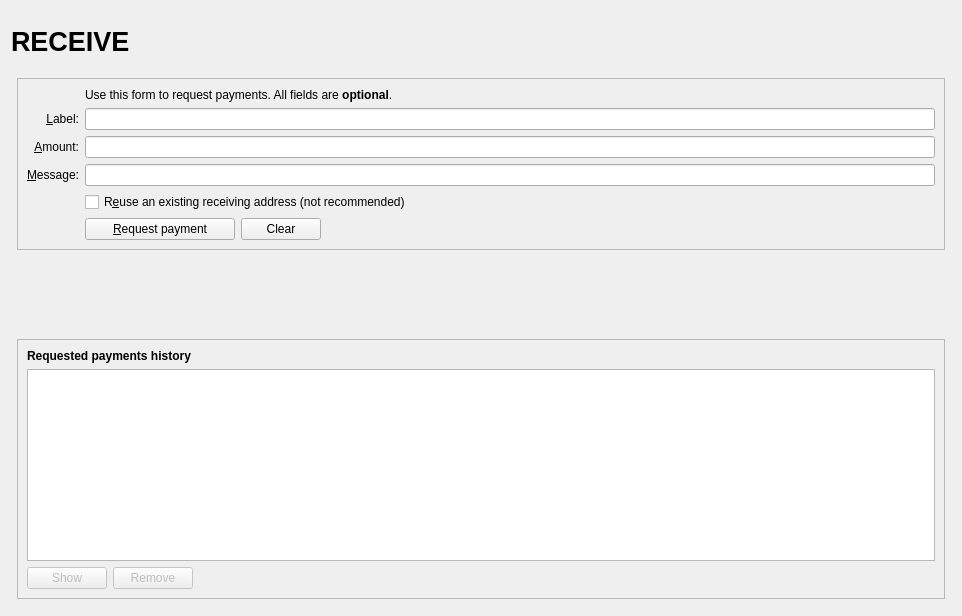
<?xml version="1.0" encoding="UTF-8"?>
<ui version="4.0">
 <class>ReceiveCoinsDialog</class>
  <widget class="QWidget" name="ReceiveCoinsDialog">
    <property name="geometry">
      <rect>
        <x>0</x>
        <y>0</y>
        <width>962</width>
        <height>616</height>
      </rect>
    </property>
    <layout class="QVBoxLayout" name="verticalLayout" stretch="0">
      <item>
        <layout class="QVBoxLayout" name="verticalLayout_Master" stretch="0,1">
          <property name="spacing">
            <number>0</number>
          </property>
          <item>
            <widget class="QFrame" name="frame_Header">
              <layout class="QVBoxLayout" name="verticalLayout_8">
                <property name="leftMargin">
                  <number>0</number>
                </property>
                <property name="topMargin">
                  <number>0</number>
                </property>
                <property name="rightMargin">
                  <number>0</number>
                </property>
                <property name="bottomMargin">
                  <number>0</number>
                </property>
                <item>
                  <layout class="QHBoxLayout" name="horizontalLayout_Header" stretch="1,0,1">
                    <item>
                      <widget class="QLabel" name="labelOverviewHeaderLeft">
                        <property name="minimumSize">
                          <size>
                            <width>464</width>
                            <height>60</height>
                          </size>
                        </property>
                        <property name="maximumSize">
                          <size>
                            <width>16777215</width>
                            <height>60</height>
                          </size>
                        </property>
                        <property name="font">
                          <font>
                            <pointsize>20</pointsize>
                            <weight>75</weight>
                            <bold>true</bold>
                          </font>
                        </property>
                        <property name="text">
                          <string>RECEIVE</string>
                        </property>
                      </widget>
                    </item>
                    <item>
                      <spacer name="horizontalSpacer_3">
                        <property name="orientation">
                          <enum>Qt::Horizontal</enum>
                        </property>
                        <property name="sizeHint" stdset="0">
                          <size>
                            <width>40</width>
                            <height>20</height>
                          </size>
                        </property>
                      </spacer>
                    </item>
                    <item>
                      <widget class="QLabel" name="labelOverviewHeaderRight">
                        <property name="minimumSize">
                          <size>
                            <width>464</width>
                            <height>61</height>
                          </size>
                        </property>
                        <property name="maximumSize">
                          <size>
                            <width>16777215</width>
                            <height>61</height>
                          </size>
                        </property>
                        <property name="font">
                          <font>
                            <pointsize>14</pointsize>
                          </font>
                        </property>
                        <property name="text">
                          <string/>
                        </property>
                        <property name="alignment">
                          <set>Qt::AlignRight|Qt::AlignTrailing|Qt::AlignVCenter</set>
                        </property>
                      </widget>
                    </item>
                  </layout>
                </item>
              </layout>
            </widget>
          </item>
          <item>
            <widget class="QFrame" name="frame_BG">
              <layout class="QVBoxLayout" name="verticalLayout_5">
                <property name="leftMargin">
                  <number>6</number>
                </property>
                <property name="topMargin">
                  <number>6</number>
                </property>
                <property name="rightMargin">
                  <number>6</number>
                </property>
                <property name="bottomMargin">
                  <number>6</number>
                </property>
                <item>
                  <widget class="QFrame" name="frame2">
                    <property name="sizePolicy">
                      <sizepolicy hsizetype="Preferred" vsizetype="Expanding">
                        <horstretch>0</horstretch>
                        <verstretch>0</verstretch>
                      </sizepolicy>
                    </property>
                    <property name="frameShape">
                      <enum>QFrame::StyledPanel</enum>
                    </property>
                    <property name="frameShadow">
                      <enum>QFrame::Sunken</enum>
                    </property>
                    <layout class="QVBoxLayout" name="verticalLayout_3">
                      <item>
                        <layout class="QGridLayout" name="gridLayout">
                          <item row="7" column="2">
                            <widget class="QCheckBox" name="reuseAddress">
                              <property name="toolTip">
                                <string>Reuse one of the previously used receiving addresses.&lt;br&gt;Reusing addresses has security and privacy issues.&lt;br&gt;Do not use this unless re-generating a payment request made before.</string>
                              </property>
                              <property name="text">
                                <string>R&amp;euse an existing receiving address (not recommended)</string>
                              </property>
                            </widget>
                          </item>
                          <item row="7" column="0">
                            <widget class="QLabel" name="label_4">
                              <property name="text">
                                <string/>
                              </property>
                            </widget>
                          </item>
                          <item row="6" column="0">
                            <widget class="QLabel" name="label_3">
                              <property name="toolTip">
                                <string>An optional message to attach to the payment request, which will be displayed when the request is opened. Note: The message will not be sent with the payment over the CORONAatHOME network.</string>
                              </property>
                              <property name="text">
                                <string>&amp;Message:</string>
                              </property>
                              <property name="alignment">
                                <set>Qt::AlignRight|Qt::AlignTrailing|Qt::AlignVCenter</set>
                              </property>
                              <property name="buddy">
                                <cstring>reqMessage</cstring>
                              </property>
                            </widget>
                          </item>
                          <item row="4" column="2">
                            <widget class="QLineEdit" name="reqLabel">
                              <property name="toolTip">
                                <string>An optional label to associate with the new receiving address.</string>
                              </property>
                            </widget>
                          </item>
                          <item row="6" column="2">
                            <widget class="QLineEdit" name="reqMessage">
                              <property name="toolTip">
                                <string>An optional message to attach to the payment request, which will be displayed when the request is opened.&lt;br&gt;Note: The message will not be sent with the payment over the CORONAatHOME network.</string>
                              </property>
                            </widget>
                          </item>
                          <item row="2" column="2">
                            <widget class="QLabel" name="label_5">
                              <property name="text">
                                <string>Use this form to request payments. All fields are &lt;b&gt;optional&lt;/b&gt;.</string>
                              </property>
                            </widget>
                          </item>
                          <item row="4" column="0">
                            <widget class="QLabel" name="label_2">
                              <property name="toolTip">
                                <string>An optional label to associate with the new receiving address.</string>
                              </property>
                              <property name="text">
                                <string>&amp;Label:</string>
                              </property>
                              <property name="alignment">
                                <set>Qt::AlignRight|Qt::AlignTrailing|Qt::AlignVCenter</set>
                              </property>
                              <property name="buddy">
                                <cstring>reqLabel</cstring>
                              </property>
                            </widget>
                          </item>
                          <item row="5" column="0">
                            <widget class="QLabel" name="label">
                              <property name="toolTip">
                                <string>An optional amount to request. Leave this empty or zero to not request a specific amount.</string>
                              </property>
                              <property name="text">
                                <string>&amp;Amount:</string>
                              </property>
                              <property name="alignment">
                                <set>Qt::AlignRight|Qt::AlignTrailing|Qt::AlignVCenter</set>
                              </property>
                              <property name="buddy">
                                <cstring>reqAmount</cstring>
                              </property>
                            </widget>
                          </item>
                          <item row="5" column="2">
                            <widget class="BitcoinAmountField" name="reqAmount">
                              <property name="minimumSize">
                                <size>
                                  <width>80</width>
                                  <height>0</height>
                                </size>
                              </property>
                              <property name="toolTip">
                                <string>An optional amount to request. Leave this empty or zero to not request a specific amount.</string>
                              </property>
                            </widget>
                          </item>
                          <item row="8" column="2">
                            <layout class="QHBoxLayout" name="horizontalLayout">
                              <item>
                                <widget class="QPushButton" name="receiveButton">
                                  <property name="minimumSize">
                                    <size>
                                      <width>150</width>
                                      <height>0</height>
                                    </size>
                                  </property>
                                  <property name="text">
                                    <string>&amp;Request payment</string>
                                  </property>
                                  <property name="icon">
                                    <iconset resource="../coronaathome.qrc">
                                      <normaloff>:/icons/receiving_addresses</normaloff>:/icons/receiving_addresses
                                    </iconset>
                                  </property>
                                </widget>
                              </item>
                              <item>
                                <widget class="QPushButton" name="clearButton">
                                  <property name="sizePolicy">
                                    <sizepolicy hsizetype="Minimum" vsizetype="Fixed">
                                      <horstretch>0</horstretch>
                                      <verstretch>0</verstretch>
                                    </sizepolicy>
                                  </property>
                                  <property name="toolTip">
                                    <string>Clear all fields of the form.</string>
                                  </property>
                                  <property name="text">
                                    <string>Clear</string>
                                  </property>
                                  <property name="icon">
                                    <iconset resource="../coronaathome.qrc">
                                      <normaloff>:/icons/remove</normaloff>:/icons/remove
                                    </iconset>
                                  </property>
                                  <property name="autoDefault">
                                    <bool>false</bool>
                                  </property>
                                </widget>
                              </item>
                              <item>
                                <spacer name="horizontalSpacer">
                                  <property name="orientation">
                                    <enum>Qt::Horizontal</enum>
                                  </property>
                                  <property name="sizeHint" stdset="0">
                                    <size>
                                      <width>40</width>
                                      <height>20</height>
                                    </size>
                                  </property>
                                </spacer>
                              </item>
                            </layout>
                          </item>
                          <item row="8" column="0">
                            <widget class="QLabel" name="label_7">
                              <property name="text">
                                <string/>
                              </property>
                            </widget>
                          </item>
                        </layout>
                      </item>
                    </layout>
                  </widget>
                </item>
                <item>
                  <spacer name="verticalSpacer_2">
                    <property name="orientation">
                      <enum>Qt::Vertical</enum>
                    </property>
                    <property name="sizeHint" stdset="0">
                      <size>
                        <width>20</width>
                        <height>10</height>
                      </size>
                    </property>
                  </spacer>
                </item>
                <item>
                  <widget class="QFrame" name="frame">
                    <property name="sizePolicy">
                      <sizepolicy hsizetype="Preferred" vsizetype="Expanding">
                        <horstretch>0</horstretch>
                        <verstretch>0</verstretch>
                      </sizepolicy>
                    </property>
                    <property name="frameShape">
                      <enum>QFrame::StyledPanel</enum>
                    </property>
                    <property name="frameShadow">
                      <enum>QFrame::Raised</enum>
                    </property>
                    <layout class="QVBoxLayout" name="verticalLayout_2">
                      <item>
                        <widget class="QLabel" name="label_6">
                          <property name="font">
                            <font>
                              <weight>75</weight>
                              <bold>true</bold>
                            </font>
                          </property>
                          <property name="text">
                            <string>Requested payments history</string>
                          </property>
                        </widget>
                      </item>
                      <item>
                        <widget class="QTableView" name="recentRequestsView">
                          <property name="palette">
                            <palette>
                              <active>
                                <colorrole role="Text">
                                  <brush brushstyle="SolidPattern">
                                    <color alpha="255">
                                      <red>51</red>
                                      <green>51</green>
                                      <blue>51</blue>
                                    </color>
                                  </brush>
                                </colorrole>
                              </active>
                              <inactive>
                                <colorrole role="Text">
                                  <brush brushstyle="SolidPattern">
                                    <color alpha="255">
                                      <red>51</red>
                                      <green>51</green>
                                      <blue>51</blue>
                                    </color>
                                  </brush>
                                </colorrole>
                              </inactive>
                              <disabled>
                                <colorrole role="Text">
                                  <brush brushstyle="SolidPattern">
                                    <color alpha="255">
                                      <red>85</red>
                                      <green>85</green>
                                      <blue>85</blue>
                                    </color>
                                  </brush>
                                </colorrole>
                              </disabled>
                            </palette>
                          </property>
                          <property name="contextMenuPolicy">
                            <enum>Qt::CustomContextMenu</enum>
                          </property>
                          <property name="tabKeyNavigation">
                            <bool>false</bool>
                          </property>
                          <property name="sortingEnabled">
                            <bool>true</bool>
                          </property>
                        </widget>
                      </item>
                      <item>
                        <layout class="QHBoxLayout" name="horizontalLayout_2">
                          <item>
                            <widget class="QPushButton" name="showRequestButton">
                              <property name="enabled">
                                <bool>false</bool>
                              </property>
                              <property name="toolTip">
                                <string>Show the selected request (does the same as double clicking an entry)</string>
                              </property>
                              <property name="text">
                                <string>Show</string>
                              </property>
                              <property name="icon">
                                <iconset resource="../coronaathome.qrc">
                                  <normaloff>:/icons/edit</normaloff>:/icons/edit
                                </iconset>
                              </property>
                              <property name="autoDefault">
                                <bool>false</bool>
                              </property>
                            </widget>
                          </item>
                          <item>
                            <widget class="QPushButton" name="removeRequestButton">
                              <property name="enabled">
                                <bool>false</bool>
                              </property>
                              <property name="toolTip">
                                <string>Remove the selected entries from the list</string>
                              </property>
                              <property name="text">
                                <string>Remove</string>
                              </property>
                              <property name="icon">
                                <iconset resource="../coronaathome.qrc">
                                  <normaloff>:/icons/remove</normaloff>:/icons/remove
                                </iconset>
                              </property>
                              <property name="autoDefault">
                                <bool>false</bool>
                              </property>
                            </widget>
                          </item>
                          <item>
                            <spacer name="horizontalSpacer_2">
                              <property name="orientation">
                                <enum>Qt::Horizontal</enum>
                              </property>
                              <property name="sizeHint" stdset="0">
                                <size>
                                  <width>40</width>
                                  <height>20</height>
                                </size>
                              </property>
                            </spacer>
                          </item>
                        </layout>
                      </item>
                    </layout>
                  </widget>
                </item>
              </layout>
            </widget>
          </item>
        </layout>
      </item>
    </layout>
  </widget>
 <customwidgets>
  <customwidget>
   <class>BitcoinAmountField</class>
   <extends>QLineEdit</extends>
   <header>bitcoinamountfield.h</header>
   <container>1</container>
  </customwidget>
 </customwidgets>
 <tabstops>
  <tabstop>reqLabel</tabstop>
  <tabstop>reqAmount</tabstop>
  <tabstop>reqMessage</tabstop>
  <tabstop>reuseAddress</tabstop>
  <tabstop>receiveButton</tabstop>
  <tabstop>clearButton</tabstop>
  <tabstop>recentRequestsView</tabstop>
  <tabstop>showRequestButton</tabstop>
  <tabstop>removeRequestButton</tabstop>
 </tabstops>
 <resources>
  <include location="../coronaathome.qrc"/>
 </resources>
 <connections/>
</ui>
